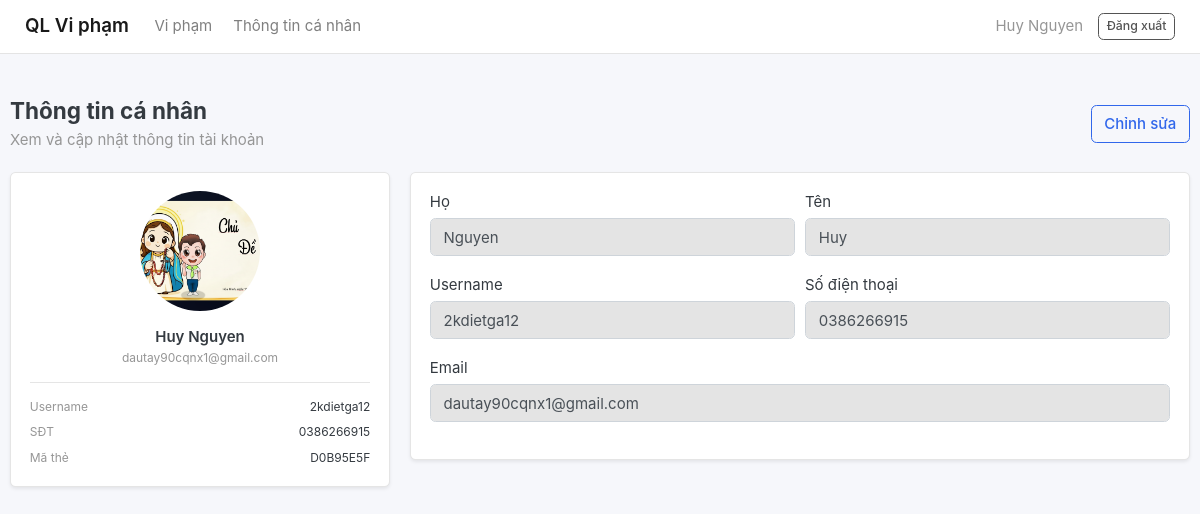
The page /accounts/profile/ (signed in) on the database its author committed.
### accounts/models.py (models this page shows, shortened)
class Account(AbstractBaseUser):
    first_name = models.CharField(max_length=50)
    last_name = models.CharField(max_length=50)
    username = models.CharField(max_length=50, unique=True)
    email = models.EmailField(max_length=100, unique=True)
    phone_number = models.CharField(max_length=15, blank=True)
    card_uid = models.CharField(max_length=50, unique=True, null=True, blank=True)
    date_joined = models.DateTimeField(auto_now_add=True)
    last_login = models.DateTimeField(auto_now=True)
    is_admin = models.BooleanField(default=False)
    is_staff = models.BooleanField(default=False)
    is_active = models.BooleanField(default=True)
    is_superadmin = models.BooleanField(default=False)
    USERNAME_FIELD = 'email'
    REQUIRED_FIELDS = ['username', 'first_name', 'last_name']
    objects = MyAccountManager()
    def get_full_name(self):
        return f"{self.first_name} {self.last_name}"
    @property
    def get_avatar(self):
        avatar = self.images.filter(is_avatar=True).first()
        if not avatar:
            avatar = self.images.first()
        return avatar.image.url if avatar else None

class UserImage(models.Model):
    user = models.ForeignKey(Account, on_delete=models.CASCADE, related_name='images')
    image = models.ImageField(upload_to='user_photos/')
    is_avatar = models.BooleanField(default=False)
    created_at = models.DateTimeField(auto_now_add=True)

### accounts/views.py (the view)
# urls.py: path('profile/', views.profile_view, name='profile'),
@login_required
def profile_view(request):
    user = request.user
    edit = request.GET.get("edit") == "1"
    if request.method == "POST":
        form = ProfileForm(request.POST, instance=user)
        if form.is_valid():
            form.save()
            messages.success(request, "Cập nhật thông tin thành công.")
            return redirect("profile")
        messages.error(request, "Vui lòng kiểm tra lại thông tin.")
        edit = True  # nếu lỗi thì giữ chế độ edit
    else:
        form = ProfileForm(instance=user)
    return render(request, "profile.html", {"form": form, "edit": edit})

### accounts/forms.py
class ProfileForm(forms.ModelForm):
    class Meta:
        model = Account
        fields = ["first_name", "last_name", "username", "email", "phone_number"]
        widgets = {
            "first_name": forms.TextInput(attrs={"class": "form-control"}),
            "last_name": forms.TextInput(attrs={"class": "form-control"}),
            "username": forms.TextInput(attrs={"class": "form-control"}),
            "email": forms.EmailInput(attrs={"class": "form-control"}),
            "phone_number": forms.TextInput(attrs={"class": "form-control"}),
        }

### categories/context_processors.py (called while the page is built)
def menu_links(request):
    links = Category.objects.all()
    return dict(links=links)

### templates/profile.html (shortened to what this page needs)
{% extends "base.html" %}
{% load static %}
{% block content %}
<div class="page-header d-flex justify-content-between align-items-center">
  <div>
    <h4 class="mb-1">Thông tin cá nhân</h4>
    <div class="text-muted">Xem và cập nhật thông tin tài khoản</div>
  </div>
  <div>
    {% if not edit %}
    <a class="btn btn-outline-primary" href="{% url 'profile' %}?edit=1"
      >Chỉnh sửa</a
    >
    {% endif %}
  </div>
</div>
<div class="row">
  <div class="col-md-4 mb-3">
    <div class="card shadow-sm">
      <div class="card-body text-center">
        {% if request.user.get_avatar %}
        <img
          src="{{ request.user.get_avatar }}"
          class="rounded-circle mb-3"
          style="width: 120px; height: 120px; object-fit: cover"
          alt="Avatar"
        />
        {% endif %}
        <div class="font-weight-bold">
          {{ request.user.get_full_name|default:request.user.username }}
        </div>
        <div class="text-muted small">{{ request.user.email }}</div>
        <hr />
        <div class="text-left small">
          <div class="d-flex justify-content-between">
            <span class="text-muted">Username</span>
            <span>{{ request.user.username }}</span>
          </div>
          <div class="d-flex justify-content-between mt-2">
            <span class="text-muted">SĐT</span>
            <span>{{ request.user.phone_number|default:"-" }}</span>
          </div>
          <div class="d-flex justify-content-between mt-2">
            <span class="text-muted">Mã thẻ</span>
            <span>{{ request.user.card_uid|default:"Chưa gán" }}</span>
          </div>
        </div>
      </div>
    </div>
  </div>
  <div class="col-md-8">
    <div class="card shadow-sm">
      <div class="card-body">
        <form method="POST" novalidate>
          <div class="form-row">
            <div class="form-group col-md-6">
              <label>Họ</label>
              {{ form.last_name }}
            </div>
            <div class="form-group col-md-6">
              <label>Tên</label>
              {{ form.first_name }}
            </div>
          </div>
          <div class="form-row">
            <div class="form-group col-md-6">
              <label>Username</label>
              {{ form.username }}
            </div>
            <div class="form-group col-md-6">
              <label>Số điện thoại</label>
              {{ form.phone_number }}
            </div>
          </div>
          <div class="form-group">
            <label>Email</label>
            {{ form.email }}
          </div>
        </form>
      </div>
    </div>
  </div>
</div>
 {% endblock %}

### templates/base.html (shortened to what this page needs)
{% load static %}
<!doctype html>
<html lang="vi">
  <head>
    <link rel="stylesheet" href="{% static 'css/bootstrap.css' %}" />
    <link rel="stylesheet" href="{% static 'css/ui.css' %}" />
    <link rel="stylesheet" href="{% static 'css/responsive.css' %}" />
  </head>
  <body>
    <nav class="navbar navbar-expand-lg navbar-light bg-white border-bottom">
      <div class="container">
        <a
          class="navbar-brand font-weight-bold"
          href="{% url 'violation_list' %}"
          >QL Vi phạm</a
        >
        <ul class="navbar-nav mr-auto">
          <li
            class="nav-item {% if request.resolver_match.url_name == 'violation_list' %}active{% endif %}"
          >
            <a class="nav-link" href="{% url 'violation_list' %}">Vi phạm</a>
          </li>
          <li class="nav-item">
            <a class="nav-link" href="{% url 'profile' %}">Thông tin cá nhân</a>
          </li>
        </ul>
        <div class="d-flex align-items-center">
          {% if request.user.is_authenticated %}
          <span class="text-muted mr-3">
            {{ request.user.get_full_name|default:request.user.email }}
          </span>
          <a class="btn btn-outline-secondary btn-sm" href="{% url 'logout' %}">
            Đăng xuất
          </a>
          {% else %}
          <a class="btn btn-primary btn-sm" href="{% url 'login' %}">
            Đăng nhập
          </a>
          {% endif %}
        </div>
      </div>
    </nav>
    <main class="container py-4">
       {% block content %}{% endblock %}
    </main>
  </body>
</html>

### static/css/ui.css (style rules this page uses)
html { font-family: "Inter", sans-serif; font-size: 15px; }
article:after, .form-group:after { display: block; clear: both; content: ""; }
.bg-white { background-color: #fff; }

### templates/base.html (style rules this page uses)
body { background: #f6f7fb; }
.page-header { padding: 20px 0; }

### rows shown on the page
Account: user.get_full_name "Huy Nguyen", user.get_avatar (picture), user.email "dautay90cqnx1@gmail.com", user.username "2kdietga12", user.phone_number "0386266915", user.card_uid "D0B95E5F", last_name "Nguyen", first_name "Huy", username "2kdietga12", phone_number "0386266915", email "dautay90cqnx1@gmail.com"
